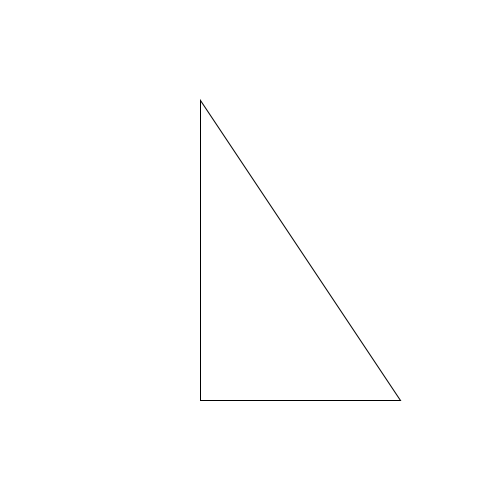
Frame 1 (no input)
Frame 60 (the mouse pressed at the canvas centre just before this capture): identical to frame 1, image omitted
Frame 120 (the mouse held since frame 60 and released just before this capture): identical to frame 1, image omitted

The Processing sketch that drew this single still picture (run headless with seeded random() and noise(); from frame 60 on, the mouse is pressed at the canvas centre):

// Processing sketch: h09_Methodes_en_Functies_9_8
// ── h09_Methodes_en_Functies_9_8.pde
void setup(){
  size(500,500);
}

void draw(){
  background(255,255,255);
  triangle(200,100,200,400,400,400);
  return;
 
}



   
